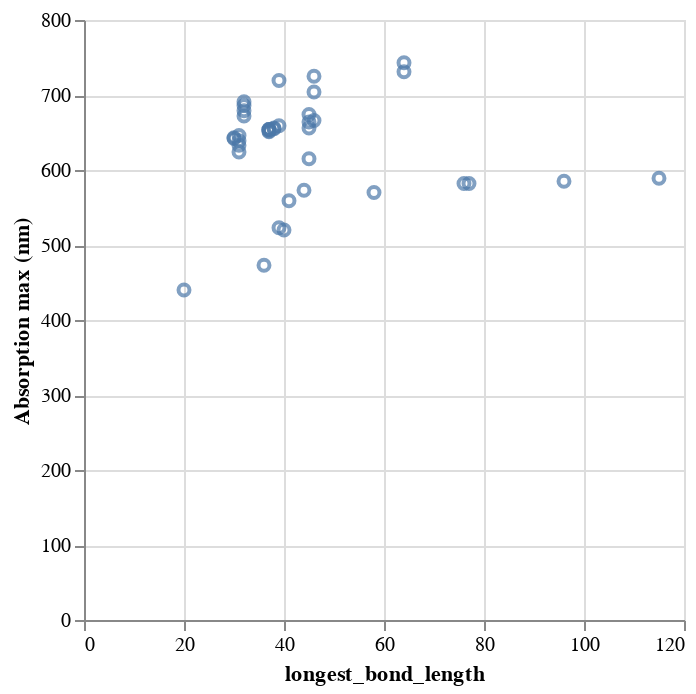

Notebook cell for this chart:
### Code cell
df_matches.shrink_to_fit()
df_matches.plot.scatter(x="longest_bond_length", y="Absorption max (nm)")

### Figure 1 — Vega specification as saved in the notebook (floating-point values rounded to 4 significant figures)
{"$schema": "https://vega.github.io/schema/vega/v5.json", "data": [{"name": "param_2_store"}, {"name": "source_0", "values": [{"Absorption max (nm)": 582.0, "longest_bond_length": 76}, {"Absorption max (nm)": 473.0, "longest_bond_length": 36}, {"Absorption max (nm)": 520.0, "longest_bond_length": 40}, {"Absorption max (nm)": 573.0, "longest_bond_length": 44}, {"Absorption max (nm)": 559.0, "longest_bond_length": 41}, {"Absorption max (nm)": 615.0, "longest_bond_length": 45}, {"Absorption max (nm)": 666.0, "longest_bond_length": 46}, {"Absorption max (nm)": 440.0, "longest_bond_length": 20}, {"Absorption max (nm)": 523.0, "longest_bond_length": 39}, {"Absorption max (nm)": 570.0, "longest_bond_length": 58}, {"Absorption max (nm)": 582.0, "longest_bond_length": 77}, {"Absorption max (nm)": 585.0, "longest_bond_length": 96}, {"Absorption max (nm)": 589.0, "longest_bond_length": 115}, {"Absorption max (nm)": 624.0, "longest_bond_length": 31}, {"Absorption max (nm)": 639.0, "longest_bond_length": 31}, {"Absorption max (nm)": 656.0, "longest_bond_length": 45}, {"Absorption max (nm)": 672.0, "longest_bond_length": 32}, {"Absorption max (nm)": 686.0, "longest_bond_length": 32}, {"Absorption max (nm)": 704.0, "longest_bond_length": 46}, {"Absorption max (nm)": 633.0, "longest_bond_length": 31}, {"Absorption max (nm)": 646.0, "longest_bond_length": 31}, {"Absorption max (nm)": 674.0, "longest_bond_length": 45}, {"Absorption max (nm)": 679.0, "longest_bond_length": 32}, {"Absorption max (nm)": 691.0, "longest_bond_length": 32}, {"Absorption max (nm)": 725.0, "longest_bond_length": 46}, {"Absorption max (nm)": 731.0, "longest_bond_length": 64}, {"Absorption max (nm)": 743.0, "longest_bond_length": 64}, {"Absorption max (nm)": 719.4, "longest_bond_length": 39}, {"Absorption max (nm)": 642.0, "longest_bond_length": 30}, {"Absorption max (nm)": 656.0, "longest_bond_length": 38}, {"Absorption max (nm)": 655.0, "longest_bond_length": 38}, {"Absorption max (nm)": 654.0, "longest_bond_length": 37}, {"Absorption max (nm)": 652.0, "longest_bond_length": 37}, {"Absorption max (nm)": 654.0, "longest_bond_length": 37}, {"Absorption max (nm)": 659.0, "longest_bond_length": 39}, {"Absorption max (nm)": 654.0, "longest_bond_length": 37}, {"Absorption max (nm)": 651.0, "longest_bond_length": 37}, {"Absorption max (nm)": 664.0, "longest_bond_length": 45}, {"Absorption max (nm)": 643.0, "longest_bond_length": 30}]}, {"name": "source_0_x_domain_longest_bond_length", "values": [{"min": 20, "max": 115}]}, {"name": "source_0_y_domain_Absorption max (nm)", "values": [{"min": 440.0, "max": 743.0}]}], "signals": [{"name": "unit", "value": {}, "on": [{"events": "pointermove", "update": "isTuple(group()) ? group() : unit"}]}, {"name": "param_2", "update": "vlSelectionResolve(\"param_2_store\", \"union\")"}, {"name": "param_2_longest_bond_length", "on": [{"events": [{"source": "view", "type": "dblclick"}], "update": "null"}, {"events": {"signal": "param_2_translate_delta"}, "update": "panLinear(param_2_translate_anchor.extent_x, -param_2_translate_delta.x / width)"}, {"events": {"signal": "param_2_zoom_delta"}, "update": "zoomLinear(domain(\"x\"), param_2_zoom_anchor.x, param_2_zoom_delta)"}]}, {"name": "param_2_Absorption_max__nm_", "on": [{"events": [{"source": "view", "type": "dblclick"}], "update": "null"}, {"events": {"signal": "param_2_translate_delta"}, "update": "panLinear(param_2_translate_anchor.extent_y, param_2_translate_delta.y / height)"}, {"events": {"signal": "param_2_zoom_delta"}, "update": "zoomLinear(domain(\"y\"), param_2_zoom_anchor.y, param_2_zoom_delta)"}]}, {"name": "param_2_tuple", "on": [{"events": [{"signal": "param_2_longest_bond_length || param_2_Absorption_max__nm_"}], "update": "param_2_longest_bond_length && param_2_Absorption_max__nm_ ? {unit: \"\", fields: param_2_tuple_fields, values: [param_2_longest_bond_length,param_2_Absorption_max__nm_]} : null"}]}, {"name": "param_2_tuple_fields", "value": [{"field": "longest_bond_length", "channel": "x", "type": "R"}, {"field": "Absorption max (nm)", "channel": "y", "type": "R"}]}, {"name": "param_2_translate_anchor", "value": {}, "on": [{"events": [{"source": "scope", "type": "pointerdown"}], "update": "{x: x(unit), y: y(unit), extent_x: domain(\"x\"), extent_y: domain(\"y\")}"}]}, {"name": "param_2_translate_delta", "value": {}, "on": [{"events": [{"source": "window", "between": [{"source": "scope", "type": "pointerdown"}, {"source": "window", "type": "pointerup"}], "consume": true, "type": "pointermove"}], "update": "{x: param_2_translate_anchor.x - x(unit), y: param_2_translate_anchor.y - y(unit)}"}]}, {"name": "param_2_zoom_anchor", "on": [{"events": [{"source": "scope", "type": "wheel", "consume": true}], "update": "{x: invert(\"x\", x(unit)), y: invert(\"y\", y(unit))}"}]}, {"name": "param_2_zoom_delta", "on": [{"events": [{"source": "scope", "type": "wheel", "consume": true}], "update": "pow(1.001, event.deltaY * pow(16, event.deltaMode))", "force": true}]}, {"name": "param_2_modify", "on": [{"events": {"signal": "param_2_tuple"}, "update": "modify(\"param_2_store\", param_2_tuple, true)"}]}], "marks": [{"type": "symbol", "name": "marks", "from": {"data": "source_0"}, "encode": {"update": {"stroke": {"value": "#4c78a8"}, "fill": {"value": "transparent"}, "x": {"field": "longest_bond_length", "scale": "x"}, "y": {"field": "Absorption max (nm)", "scale": "y"}, "tooltip": {"signal": "{\"longest_bond_length\": format(datum[\"longest_bond_length\"], \"\"), \"Absorption max (nm)\": format(datum[\"Absorption max (nm)\"], \"\")}"}, "opacity": {"value": 0.7}}}, "clip": true, "style": ["point"], "interactive": true}], "scales": [{"name": "x", "type": "linear", "domain": [{"signal": "(data(\"source_0_x_domain_longest_bond_length\")[0] || {}).min"}, {"signal": "(data(\"source_0_x_domain_longest_bond_length\")[0] || {}).max"}], "range": [0, {"signal": "width"}], "zero": true, "domainRaw": {"signal": "param_2[\"longest_bond_length\"]"}, "nice": true}, {"name": "y", "type": "linear", "domain": [{"signal": "(data(\"source_0_y_domain_Absorption max (nm)\")[0] || {}).min"}, {"signal": "(data(\"source_0_y_domain_Absorption max (nm)\")[0] || {}).max"}], "range": [{"signal": "height"}, 0], "domainRaw": {"signal": "param_2[\"Absorption max (nm)\"]"}, "zero": true, "nice": true}], "axes": [{"scale": "x", "gridScale": "y", "orient": "bottom", "ticks": false, "tickCount": {"signal": "ceil(width/40)"}, "domain": false, "labels": false, "maxExtent": 0, "minExtent": 0, "grid": true, "aria": false, "zindex": 0}, {"scale": "y", "domain": false, "tickCount": {"signal": "ceil(height/40)"}, "grid": true, "aria": false, "orient": "left", "gridScale": "x", "minExtent": 0, "ticks": false, "zindex": 0, "maxExtent": 0, "labels": false}, {"scale": "x", "zindex": 0, "grid": false, "labelOverlap": true, "tickCount": {"signal": "ceil(width/40)"}, "title": "longest_bond_length", "orient": "bottom", "labelFlush": true}, {"scale": "y", "zindex": 0, "labelOverlap": true, "grid": false, "title": "Absorption max (nm)", "orient": "left", "tickCount": {"signal": "ceil(height/40)"}}], "width": 300, "background": "white", "padding": 5, "height": 300, "style": "cell"}
